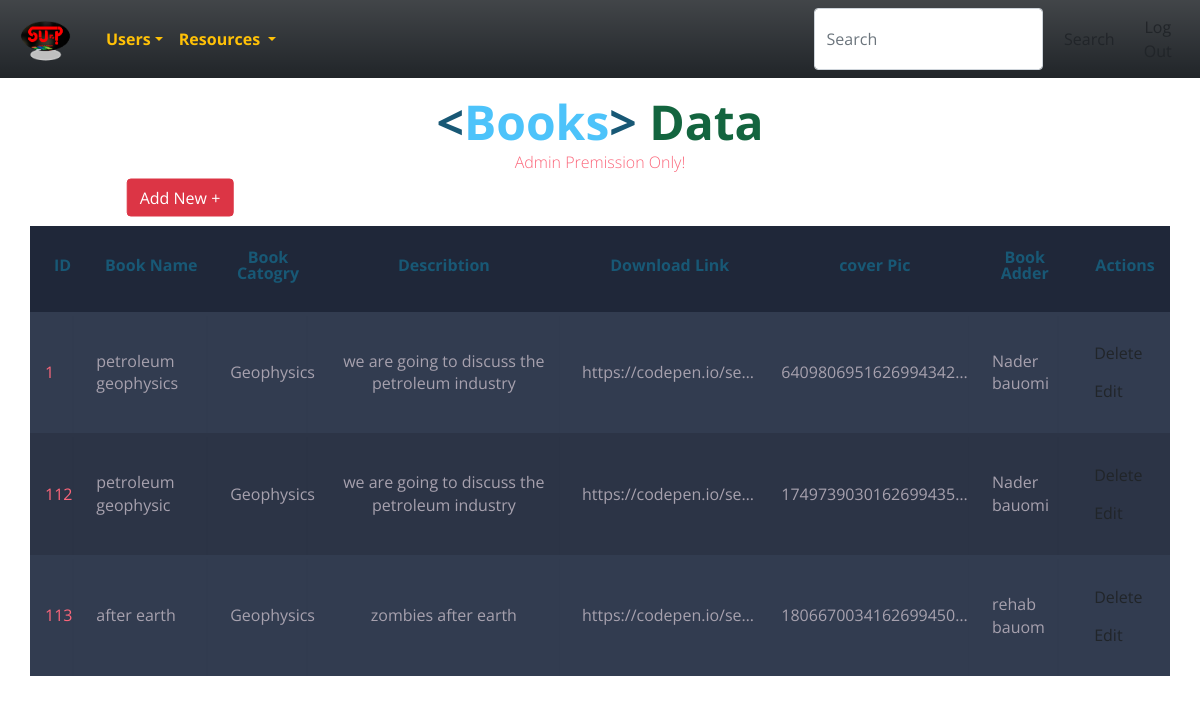
/admin/resources/books/index.php (signed in), run on the app's committed database.
### tables this page shows
CREATE TABLE `books` (
  `id` int(11) NOT NULL,
  `book_name` char(80) NOT NULL,
  `book_category` int(11) DEFAULT NULL,
  `describtion` varchar(300) NOT NULL,
  `Download` varchar(300) NOT NULL,
  `coverPic` char(60) NOT NULL,
  `book_adder` int(11) DEFAULT NULL
);

CREATE TABLE `bookscategory` (
  `id` int(11) NOT NULL,
  `book_category` char(60) NOT NULL
);

CREATE TABLE `users` (
  `id` int(11) NOT NULL,
  `name` char(50) NOT NULL,
  `email` char(80) NOT NULL,
  `password` char(50) NOT NULL,
  `phone` int(11) NOT NULL,
  `gender` char(40) NOT NULL,
  `user_type` int(11) DEFAULT NULL
);

### admin/resources/books/index.php (the view, shortened to what this page needs)
<?php
require '../../../dbConnection.php';
require "../headeradmin.php";
$sql = "select books.* , bookscategory.id as bookId , bookscategory.book_category as category , users.id as userID ,users.name as adder from books join bookscategory on books.book_category = bookscategory.id join users on books.book_adder = users.id  order by books.id asc";
$op = mysqli_query($con, $sql);
?>
<!DOCTYPE html>
<html lang="en">
<head>
    <link rel="stylesheet" href="../../../css/display.css">
</head>
<body>
    <h1 class="head"><span class="blue">&lt;</span>Books<span class="blue">&gt;</span> <span class="yellow">Data</pan>
    </h1>
    <h2>Admin Premission Only! <br><br>
    </h2>
    <a href="create.php" class="btn btn-danger add" style="    color: #fff ;
    background-color: #dc3545;
    border-color: #dc3545;">Add New +</a>
    <table class="container">
        <thead>
            <tr>
                <th>
                    <h1>ID</h1>
                </th>
                <th>
                    <h1>Book Name</h1>
                </th>
                <th>
                    <h1>Book Catogry</h1>
                </th>
                <th>
                    <h1>Describtion</h1>
                </th>
                <th>
                    <h1>Download Link</h1>
                </th>
                <th>
                    <h1>cover Pic</h1>
                </th>
                <th>
                    <h1>Book Adder</h1>
                </th>
                <th>
                    <h1>Actions</h1>
                </th>
            </tr>
        </thead>
        <tbody>
            <?php while ($data = mysqli_fetch_assoc($op)) { ?>
                <tr>
                    <td><?php echo $data['id']; ?></td>
                    <td><?php echo $data['book_name']; ?></td>
                    <td><?php echo $data['category']; ?></td>
                    <td style="text-align: center;"><?php echo $data['describtion']; ?></td>
                    <td style="white-space: nowrap;overflow: hidden;text-overflow: ellipsis;"><?php echo $data['Download']; ?></td>
                    <td style="white-space: nowrap;overflow: hidden;text-overflow: ellipsis;"><?php echo $data['coverPic']; ?></td>
                    <td><?php echo $data['adder']; ?></td>
                    <td>
                        <a href="delete.php?id=<?php echo $data['id'] ?>" class="btn btn-danger ">Delete</a>
                        <a href="edit.php?id=<?php echo $data['id']; ?>" class="btn btn-success ">Edit</a>
                    </td>
                </tr>
            <?php } ?>
        </tbody>
    </table>
</body>
</html>

### css/display.css (style rules this page uses)
body { font-family: 'Open Sans', sans-serif; font-weight: 300; line-height: 1.42em; color: #A7A1AE; background: url(http://cdn.magdeleine.co/wp-content/uploads/2014/05/3jPYgeVCTWCMqjtb7Dqi_IMG_8251-1400x933.jpg); background-size: cover; background-repeat: no-repeat; perspective: 300px; }
h1 { font-size: 3em; font-weight: 300; line-height: 1em; text-align: center; color: #4DC3FA; font-weight: bold; }
h2 { font-size: 1em; font-weight: 300; text-align: center; display: block; line-height: 1em; padding-bottom: 2em; color: #FB667A; }
.blue { color: #185875; }
.yellow { color: #13653f; }
.container th h1 { font-weight: bold; font-size: 1em; text-align: left; color: #185875; }
.container td { font-weight: normal; font-size: 1em; -webkit-box-shadow: 0 2px 2px -2px #0E1119; -moz-box-shadow: 0 2px 2px -2px #0E1119; box-shadow: 0 2px 2px -2px #0E1119; }
.container { text-align: left; overflow: hidden; width: 80%; margin: 0 auto; display: table; padding: 0 0 8em 0; }
.container td, .container th { padding-bottom: 2%; padding-top: 2%; padding-left: 2%; }
.container tr:nth-child(odd) { background-color: #323C50; }
.container tr:nth-child(even) { background-color: #2C3446; }
.container th { background-color: #1F2739; }
.container td:first-child { color: #FB667A; padding-left: 15px; }
.btn-success { color: #fff; background-color: #198754; border-color: #198754; }
.btn-danger { color: #fff; background-color: #dc3545; border-color: #dc3545; }
.btn { display: inline-block; font-weight: 400; line-height: 1.5; color: #212529; text-align: center; text-decoration: none; vertical-align: middle; cursor: pointer; -webkit-user-select: none; -moz-user-select: none; user-select: none; background-color: transparent; border: 1px solid transparent; padding: 0.375rem 0.75rem; font-size: 1rem; border-radius: 0.25rem; transition: color 0.15s ease-in-out, background-color 0.15s ease-in-out, border-color 0.15s ease-in-out, box-shadow 0.15s ease-in-out; }

### admin/resources/books/index.php (style rules this page uses)
.head { margin-top: 20px; }
.add { text-align: center; position: absolute; left: 15%; transform: translateX(-50%) translateY(-125%); }
table { width: 100% !important; }
tr td:nth-of-type(5) { width: 10% !important; }
th h1 { text-align: center !important; }

### data on the page
books: id "1", book_name "petroleum geophysics", book_category.book_category "Geophysics", describtion "we are going to discuss the petroleum industry", Download "https://codepen.io/se…", coverPic "6409806951626994342…", book_adder.name "Nader bauomi"
books: id "112", book_name "petroleum geophysic", book_category.book_category "Geophysics", describtion "we are going to discuss the petroleum industry", Download "https://codepen.io/se…", coverPic "1749739030162699435…", book_adder.name "Nader bauomi"
books: id "113", book_name "after earth", book_category.book_category "Geophysics", describtion "zombies after earth", Download "https://codepen.io/se…", coverPic "1806670034162699450…", book_adder.name "rehab bauom"
